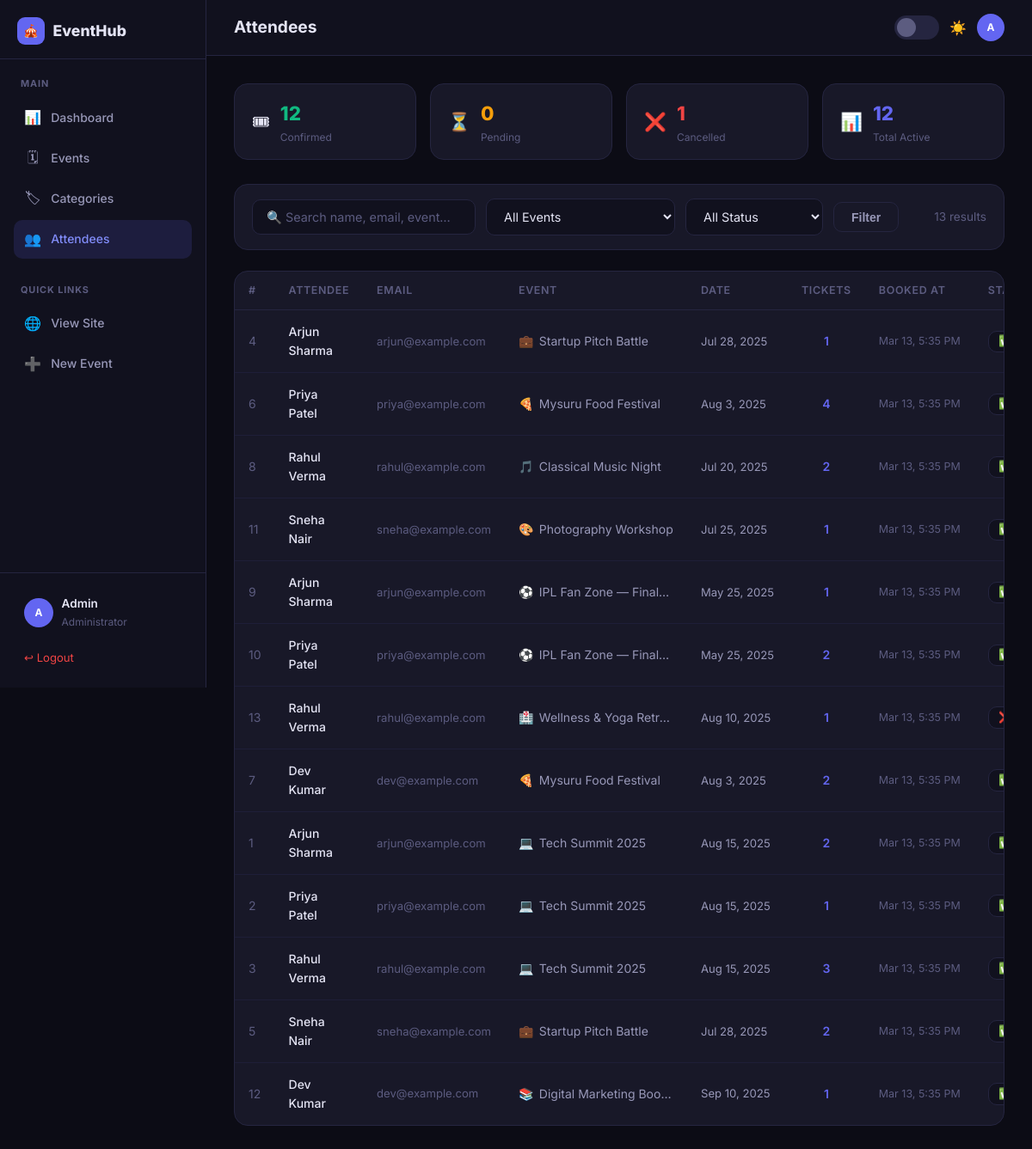
Page /admin/attendees.php (signed in) on the committed database.
### tables this page shows
CREATE TABLE IF NOT EXISTS `bookings` (
  `id`        INT  NOT NULL AUTO_INCREMENT,
  `user_id`   INT  NOT NULL,
  `event_id`  INT  NOT NULL,
  `tickets`   INT  NOT NULL DEFAULT 1,
  `status`    ENUM('confirmed','cancelled','pending') NOT NULL DEFAULT 'confirmed',
  `booked_at` TIMESTAMP NOT NULL DEFAULT CURRENT_TIMESTAMP,
  PRIMARY KEY (`id`),
  UNIQUE KEY `uq_user_event` (`user_id`, `event_id`),
  KEY `fk_booking_event` (`event_id`),
  CONSTRAINT `fk_booking_user`
    FOREIGN KEY (`user_id`)  REFERENCES `users`  (`id`) ON DELETE CASCADE,
  CONSTRAINT `fk_booking_event`
    FOREIGN KEY (`event_id`) REFERENCES `events` (`id`) ON DELETE CASCADE
);

CREATE TABLE IF NOT EXISTS `users` (
  `id`         INT          NOT NULL AUTO_INCREMENT,
  `name`       VARCHAR(100) NOT NULL,
  `email`      VARCHAR(150) NOT NULL,
  `password`   VARCHAR(255) NOT NULL,
  `created_at` TIMESTAMP    NOT NULL DEFAULT CURRENT_TIMESTAMP,
  PRIMARY KEY (`id`),
  UNIQUE KEY `uq_user_email` (`email`)
);

CREATE TABLE IF NOT EXISTS `categories` (
  `id`         INT          NOT NULL AUTO_INCREMENT,
  `name`       VARCHAR(100) NOT NULL,
  `color`      VARCHAR(7)   NOT NULL DEFAULT '#6366f1',
  `icon`       VARCHAR(10)  NOT NULL DEFAULT '📅',
  `created_at` TIMESTAMP    NOT NULL DEFAULT CURRENT_TIMESTAMP,
  PRIMARY KEY (`id`)
);

CREATE TABLE IF NOT EXISTS `events` (
  `id`          INT           NOT NULL AUTO_INCREMENT,
  `title`       VARCHAR(200)  NOT NULL,
  `description` TEXT,
  `category_id` INT           DEFAULT NULL,
  `event_date`  DATE          NOT NULL,
  `event_time`  TIME          NOT NULL DEFAULT '09:00:00',
  `location`    VARCHAR(200)  NOT NULL,
  `capacity`    INT           NOT NULL DEFAULT 100,
  `price`       DECIMAL(10,2) NOT NULL DEFAULT 0.00,
  `status`      ENUM('upcoming','ongoing','completed','cancelled') NOT NULL DEFAULT 'upcoming',
  `created_at`  TIMESTAMP     NOT NULL DEFAULT CURRENT_TIMESTAMP,
  PRIMARY KEY (`id`),
  KEY `fk_event_category` (`category_id`),
  CONSTRAINT `fk_event_category`
    FOREIGN KEY (`category_id`) REFERENCES `categories` (`id`)
    ON DELETE SET NULL
);

### admin/attendees.php (the view, shortened to what this page needs)
<?php
require_once __DIR__ . '/../includes/db.php';
$search   = trim($_GET['q']      ?? '');
$page     = max(1, (int)($_GET['page'] ?? 1));
$per      = 20;
$offset   = ($page - 1) * $per;
$where  = ["1=1"];
$params = [];
$where = implode(' AND ', $where);
$total = $pdo->prepare("SELECT COUNT(*) FROM bookings b JOIN users u ON u.id=b.user_id JOIN events e ON e.id=b.event_id WHERE $where");
$total->execute($params);
$totalCount = (int)$total->fetchColumn();
$stmt = $pdo->prepare("
    SELECT b.*, u.name AS user_name, u.email AS user_email,
           e.title AS event_title, e.event_date, c.icon AS cat_icon
    FROM bookings b
    JOIN users u   ON u.id  = b.user_id
    JOIN events e  ON e.id  = b.event_id
    LEFT JOIN categories c ON c.id = e.category_id
    WHERE $where
    ORDER BY b.booked_at DESC
    LIMIT $per OFFSET $offset
");
$stmt->execute($params);
$bookings = $stmt->fetchAll();
$confirmedCount = (int)$pdo->query("SELECT COUNT(*) FROM bookings WHERE status='confirmed'")->fetchColumn();
$cancelledCount = (int)$pdo->query("SELECT COUNT(*) FROM bookings WHERE status='cancelled'")->fetchColumn();
$pendingCount   = (int)$pdo->query("SELECT COUNT(*) FROM bookings WHERE status='pending'")->fetchColumn();
include __DIR__ . '/../includes/admin_header.php';
?>
<div style="display:flex;gap:1rem;margin-bottom:1.75rem;flex-wrap:wrap;">
  <div class="card" style="flex:1;min-width:150px;padding:1rem 1.25rem;display:flex;align-items:center;gap:.75rem;">
    <span style="font-size:1.3rem;">🎟</span>
    <div><div style="font-size:1.4rem;font-weight:800;color:var(--green);"><?= $confirmedCount ?></div><div style="font-size:.75rem;color:var(--txt3);">Confirmed</div></div>
  </div>
  <div class="card" style="flex:1;min-width:150px;padding:1rem 1.25rem;display:flex;align-items:center;gap:.75rem;">
    <span style="font-size:1.3rem;">⏳</span>
    <div><div style="font-size:1.4rem;font-weight:800;color:var(--yellow);"><?= $pendingCount ?></div><div style="font-size:.75rem;color:var(--txt3);">Pending</div></div>
  </div>
  <div class="card" style="flex:1;min-width:150px;padding:1rem 1.25rem;display:flex;align-items:center;gap:.75rem;">
    <span style="font-size:1.3rem;">❌</span>
    <div><div style="font-size:1.4rem;font-weight:800;color:var(--red);"><?= $cancelledCount ?></div><div style="font-size:.75rem;color:var(--txt3);">Cancelled</div></div>
  </div>
  <div class="card" style="flex:1;min-width:150px;padding:1rem 1.25rem;display:flex;align-items:center;gap:.75rem;">
    <span style="font-size:1.3rem;">📊</span>
    <div><div style="font-size:1.4rem;font-weight:800;color:var(--accent);"><?= $confirmedCount + $pendingCount ?></div><div style="font-size:.75rem;color:var(--txt3);">Total Active</div></div>
  </div>
</div>
<div class="card" style="margin-bottom:1.5rem;padding:1rem 1.25rem;">
  <form method="GET" style="display:flex;gap:.75rem;flex-wrap:wrap;align-items:center;">
    <input type="text" name="q" class="form-control" placeholder="🔍 Search name, email, event…"
           value="<?= htmlspecialchars($search) ?>" style="max-width:260px;">
    <select name="event" class="form-control" style="max-width:220px;">
      <option value="0">All Events</option>
    </select>
    <select name="status" class="form-control" style="max-width:160px;">
      <option value="">All Status</option>
    </select>
    <button type="submit" class="btn btn-ghost">Filter</button>
    <span style="margin-left:auto;font-size:.85rem;color:var(--txt3);"><?= $totalCount ?> result<?= $totalCount!==1?'s':'' ?></span>
  </form>
</div>
<?php if (empty($bookings)): ?>
  <div class="empty-state card" style="padding:3rem;">
    <div class="empty-icon">👥</div>
    <h3>No bookings found</h3>
    <p>Bookings will appear here once users register for events.</p>
  </div>
<?php else: ?>
  <div class="card">
    <div class="table-wrap">
      <table>
        <thead>
          <tr>
            <th>#</th>
            <th>Attendee</th>
            <th>Email</th>
            <th>Event</th>
            <th>Date</th>
            <th>Tickets</th>
            <th>Booked At</th>
            <th>Status</th>
          </tr>
        </thead>
        <tbody>
          <?php foreach ($bookings as $b): ?>
            <tr>
              <td style="color:var(--txt3);"><?= $b['id'] ?></td>
              <td class="td-primary"><?= htmlspecialchars($b['user_name']) ?></td>
              <td style="font-size:.82rem;color:var(--txt3);"><?= htmlspecialchars($b['user_email']) ?></td>
              <td>
                <div style="display:flex;align-items:center;gap:.4rem;max-width:180px;">
                  <span><?= $b['cat_icon'] ?? '🎪' ?></span>
                  <span style="white-space:nowrap;overflow:hidden;text-overflow:ellipsis;font-size:.875rem;color:var(--txt2);">
                    <?= htmlspecialchars($b['event_title']) ?>
                  </span>
                </div>
              </td>
              <td style="white-space:nowrap;font-size:.82rem;"><?= date('M j, Y', strtotime($b['event_date'])) ?></td>
              <td style="text-align:center;font-weight:600;color:var(--accent);"><?= $b['tickets'] ?></td>
              <td style="font-size:.78rem;color:var(--txt3);white-space:nowrap;"><?= date('M j, g:i A', strtotime($b['booked_at'])) ?></td>
              <td>
                <form method="POST" style="display:inline;">
                  <select name="new_status" class="form-control"
                          style="padding:.2rem .45rem;font-size:.78rem;width:auto;height:auto;min-width:105px;"
                          onchange="this.form.submit()">
                    <option value="confirmed" <?= $b['status']==='confirmed'?'selected':'' ?>>✅ Confirmed</option>
                    <option value="cancelled" <?= $b['status']==='cancelled'?'selected':'' ?>>❌ Cancelled</option>
                  </select>
                </form>
              </td>
            </tr>
          <?php endforeach; ?>
        </tbody>
      </table>
    </div>
  </div>
<?php endif; ?>
<?php include __DIR__ . '/../includes/admin_footer.php'; ?>

### assets/style.css (style rules this page uses)
:root { --transition: 0.3s ease; }
[data-theme="dark"] { --bg: #0c0c15; --bg2: #11111e; --card: #181828; --card-h: #1e1e30; --border: #252540; --border2: #1e1e38; --txt: #e4e4f4; --txt2: #9898b8; --txt3: #5c5c80; --accent: #6366f1; --accent-h: #818cf8; --accent-d: #4f46e5; --green: #10b981; --yellow: #f59e0b; --red: #ef4444; --blue: #3b82f6; --shadow: 0 4px 24px rgba(0,0,0,.45); --shadow-lg: 0 8px 48px rgba(0,0,0,.65); --glow: 0 0 0 3px rgba(99,102,241,.25); }
*, *::before, *::after { box-sizing: border-box; margin: 0; padding: 0; }
html { scroll-behavior: smooth; }
body { font-family: 'Inter', sans-serif; background: var(--bg); color: var(--txt); line-height: 1.6; transition: background var(--transition), color var(--transition); min-height: 100vh; }
.btn { display: inline-flex; align-items: center; justify-content: center; gap: .45rem; padding: .6rem 1.25rem; border-radius: 10px; font-size: .875rem; font-weight: 600; border: none; cursor: pointer; transition: all var(--transition); text-decoration: none; line-height: 1; }
.btn-ghost { background: var(--card); color: var(--txt2); border: 1px solid var(--border); }
.card { background: var(--card); border: 1px solid var(--border); border-radius: 16px; transition: all var(--transition); }
.form-control { width: 100%; padding: .7rem 1rem; background: var(--bg2); border: 1.5px solid var(--border); border-radius: 10px; color: var(--txt); font-size: .9rem; font-family: inherit; transition: border-color var(--transition), box-shadow var(--transition); outline: none; }
.form-control::placeholder { color: var(--txt3); }
select.form-control option { background: var(--bg2); }
.table-wrap { overflow-x: auto; }
table { width: 100%; border-collapse: collapse; font-size: .875rem; }
th { padding: .75rem 1rem; text-align: left; font-size: .78rem; font-weight: 600; text-transform: uppercase; letter-spacing: .05em; color: var(--txt3); border-bottom: 1px solid var(--border); }
td { padding: .85rem 1rem; border-bottom: 1px solid var(--border2); color: var(--txt2); }
tr:last-child td { border-bottom: none; }
.td-primary { color: var(--txt); font-weight: 500; }

### rows in the picture
bookings: id "4", user.name "Arjun Sharma", user.email "arjun@example.com", categories.icon "💼", event.title "Startup Pitch Battle", event.event_date "Jul 28, 2025", tickets "1", booked_at "Mar 13, 5:35 PM", new_status "✅ Confirmed"
bookings: id "6", user.name "Priya Patel", user.email "priya@example.com", categories.icon "🍕", event.title "Mysuru Food Festival", event.event_date "Aug 3, 2025", tickets "4", booked_at "Mar 13, 5:35 PM", new_status "✅ Confirmed"
bookings: id "8", user.name "Rahul Verma", user.email "rahul@example.com", categories.icon "🎵", event.title "Classical Music Night", event.event_date "Jul 20, 2025", tickets "2", booked_at "Mar 13, 5:35 PM", new_status "✅ Confirmed"
bookings: id "11", user.name "Sneha Nair", user.email "sneha@example.com", categories.icon "🎨", event.title "Photography Workshop", event.event_date "Jul 25, 2025", tickets "1", booked_at "Mar 13, 5:35 PM", new_status "✅ Confirmed"
bookings: id "9", user.name "Arjun Sharma", user.email "arjun@example.com", categories.icon "⚽", event.title "IPL Fan Zone — Final…", event.event_date "May 25, 2025", tickets "1", booked_at "Mar 13, 5:35 PM", new_status "✅ Confirmed"
bookings: id "10", user.name "Priya Patel", user.email "priya@example.com", categories.icon "⚽", event.title "IPL Fan Zone — Final…", event.event_date "May 25, 2025", tickets "2", booked_at "Mar 13, 5:35 PM", new_status "✅ Confirmed"
bookings: id "13", user.name "Rahul Verma", user.email "rahul@example.com", categories.icon "🏥", event.title "Wellness & Yoga Retr…", event.event_date "Aug 10, 2025", tickets "1", booked_at "Mar 13, 5:35 PM", new_status "❌ Cancelled"
bookings: id "7", user.name "Dev Kumar", user.email "dev@example.com", categories.icon "🍕", event.title "Mysuru Food Festival", event.event_date "Aug 3, 2025", tickets "2", booked_at "Mar 13, 5:35 PM", new_status "✅ Confirmed"
bookings: id "1", user.name "Arjun Sharma", user.email "arjun@example.com", categories.icon "💻", event.title "Tech Summit 2025", event.event_date "Aug 15, 2025", tickets "2", booked_at "Mar 13, 5:35 PM", new_status "✅ Confirmed"
bookings: id "2", user.name "Priya Patel", user.email "priya@example.com", categories.icon "💻", event.title "Tech Summit 2025", event.event_date "Aug 15, 2025", tickets "1", booked_at "Mar 13, 5:35 PM", new_status "✅ Confirmed"
bookings: id "3", user.name "Rahul Verma", user.email "rahul@example.com", categories.icon "💻", event.title "Tech Summit 2025", event.event_date "Aug 15, 2025", tickets "3", booked_at "Mar 13, 5:35 PM", new_status "✅ Confirmed"
bookings: id "5", user.name "Sneha Nair", user.email "sneha@example.com", categories.icon "💼", event.title "Startup Pitch Battle", event.event_date "Jul 28, 2025", tickets "2", booked_at "Mar 13, 5:35 PM", new_status "✅ Confirmed"
bookings: id "12", user.name "Dev Kumar", user.email "dev@example.com", categories.icon "📚", event.title "Digital Marketing Boo…", event.event_date "Sep 10, 2025", tickets "1", booked_at "Mar 13, 5:35 PM", new_status "✅ Confirmed"

### other values in the picture
SITE_NAME "EventHub"
$item['icon'] "📊"
$item['label'] "Dashboard"
$item['icon'] "🗓"
$item['label'] "Events"
$item['icon'] "🏷"
$item['label'] "Categories"
$item['icon'] "👥"
$item['label'] "Attendees"
substr($admin['name'],0,1) "A"
$admin['name'] "Admin"
$pageHeading "Attendees"
$confirmedCount "12"
$pendingCount "0"
$cancelledCount "1"
